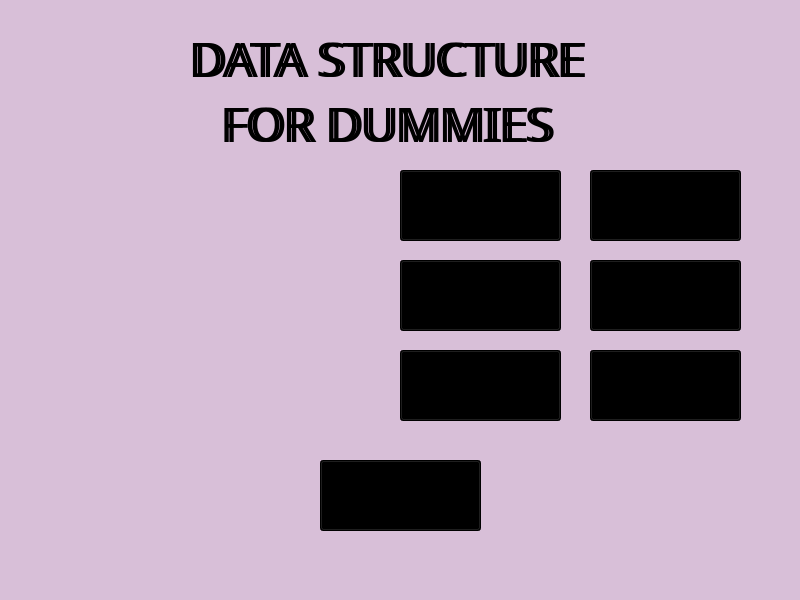
<?xml version="1.0" encoding="UTF-8"?>
<ui version="4.0">
 <class>MenuTemas</class>
 <widget class="QMainWindow" name="MenuTemas">
  <property name="geometry">
   <rect>
    <x>0</x>
    <y>0</y>
    <width>800</width>
    <height>600</height>
   </rect>
  </property>
  <property name="windowTitle">
   <string>MainWindow</string>
  </property>
  <property name="styleSheet">
   <string notr="true">background-color: #D8BFD8;</string>
  </property>
  <widget class="QWidget" name="centralwidget">
   <widget class="QPushButton" name="btnListas">
    <property name="geometry">
     <rect>
      <x>590</x>
      <y>350</y>
      <width>151</width>
      <height>71</height>
     </rect>
    </property>
    <property name="font">
     <font>
      <family>Caprasimo</family>
      <pointsize>12</pointsize>
     </font>
    </property>
    <property name="styleSheet">
     <string notr="true">background-color: rgb(0, 0, 0)</string>
    </property>
    <property name="text">
     <string>Listas ligadas</string>
    </property>
   </widget>
   <widget class="QPushButton" name="btnArboles">
    <property name="geometry">
     <rect>
      <x>400</x>
      <y>170</y>
      <width>161</width>
      <height>71</height>
     </rect>
    </property>
    <property name="font">
     <font>
      <family>Caprasimo</family>
      <pointsize>12</pointsize>
     </font>
    </property>
    <property name="styleSheet">
     <string notr="true">background-color: rgb(0, 0, 0)</string>
    </property>
    <property name="text">
     <string>Arboles</string>
    </property>
   </widget>
   <widget class="QPushButton" name="btnHash">
    <property name="geometry">
     <rect>
      <x>400</x>
      <y>260</y>
      <width>161</width>
      <height>71</height>
     </rect>
    </property>
    <property name="font">
     <font>
      <family>Caprasimo</family>
      <pointsize>12</pointsize>
     </font>
    </property>
    <property name="styleSheet">
     <string notr="true">background-color: rgb(0, 0, 0)</string>
    </property>
    <property name="text">
     <string>Tablas Hash</string>
    </property>
   </widget>
   <widget class="QPushButton" name="btnGrafos">
    <property name="geometry">
     <rect>
      <x>590</x>
      <y>170</y>
      <width>151</width>
      <height>71</height>
     </rect>
    </property>
    <property name="font">
     <font>
      <family>Caprasimo</family>
      <pointsize>12</pointsize>
     </font>
    </property>
    <property name="styleSheet">
     <string notr="true">background-color: rgb(0, 0, 0)</string>
    </property>
    <property name="text">
     <string>Grafos</string>
    </property>
   </widget>
   <widget class="QPushButton" name="btnOrdenamiento">
    <property name="geometry">
     <rect>
      <x>590</x>
      <y>260</y>
      <width>151</width>
      <height>71</height>
     </rect>
    </property>
    <property name="font">
     <font>
      <family>Caprasimo</family>
      <pointsize>12</pointsize>
     </font>
    </property>
    <property name="styleSheet">
     <string notr="true">background-color: rgb(0, 0, 0)</string>
    </property>
    <property name="text">
     <string>Ordenamiento</string>
    </property>
   </widget>
   <widget class="QPushButton" name="btnStrassen">
    <property name="geometry">
     <rect>
      <x>400</x>
      <y>350</y>
      <width>161</width>
      <height>71</height>
     </rect>
    </property>
    <property name="font">
     <font>
      <family>Caprasimo</family>
      <pointsize>12</pointsize>
     </font>
    </property>
    <property name="styleSheet">
     <string notr="true">background-color: rgb(0, 0, 0)</string>
    </property>
    <property name="text">
     <string>Metodo Strassen</string>
    </property>
   </widget>
   <widget class="QLabel" name="label">
    <property name="geometry">
     <rect>
      <x>120</x>
      <y>20</y>
      <width>541</width>
      <height>141</height>
     </rect>
    </property>
    <property name="font">
     <font>
      <family>Caprasimo</family>
      <pointsize>36</pointsize>
     </font>
    </property>
    <property name="styleSheet">
     <string notr="true">background-color: transparent;</string>
    </property>
    <property name="text">
     <string>DATA STRUCTURE 
FOR DUMMIES</string>
    </property>
    <property name="alignment">
     <set>Qt::AlignmentFlag::AlignCenter</set>
    </property>
   </widget>
   <widget class="QLabel" name="label_2">
    <property name="geometry">
     <rect>
      <x>120</x>
      <y>20</y>
      <width>531</width>
      <height>141</height>
     </rect>
    </property>
    <property name="font">
     <font>
      <family>Caprasimo</family>
      <pointsize>36</pointsize>
     </font>
    </property>
    <property name="styleSheet">
     <string notr="true">background-color: transparent;color:black</string>
    </property>
    <property name="text">
     <string>DATA STRUCTURE 
FOR DUMMIES</string>
    </property>
    <property name="alignment">
     <set>Qt::AlignmentFlag::AlignCenter</set>
    </property>
   </widget>
   <widget class="QLabel" name="label_3">
    <property name="geometry">
     <rect>
      <x>70</x>
      <y>160</y>
      <width>301</width>
      <height>271</height>
     </rect>
    </property>
    <property name="text">
     <string/>
    </property>
    <property name="pixmap">
     <pixmap>Sources/Images/compu.png</pixmap>
    </property>
    <property name="scaledContents">
     <bool>true</bool>
    </property>
   </widget>
   <widget class="QPushButton" name="btnSalir">
    <property name="geometry">
     <rect>
      <x>320</x>
      <y>460</y>
      <width>161</width>
      <height>71</height>
     </rect>
    </property>
    <property name="font">
     <font>
      <family>Caprasimo</family>
      <pointsize>12</pointsize>
     </font>
    </property>
    <property name="styleSheet">
     <string notr="true">background-color: rgb(0, 0, 0)</string>
    </property>
    <property name="text">
     <string>SALIR</string>
    </property>
   </widget>
   <zorder>label_2</zorder>
   <zorder>btnListas</zorder>
   <zorder>btnArboles</zorder>
   <zorder>btnHash</zorder>
   <zorder>btnGrafos</zorder>
   <zorder>btnOrdenamiento</zorder>
   <zorder>btnStrassen</zorder>
   <zorder>label</zorder>
   <zorder>label_3</zorder>
   <zorder>btnSalir</zorder>
  </widget>
  <widget class="QMenuBar" name="menubar">
   <property name="geometry">
    <rect>
     <x>0</x>
     <y>0</y>
     <width>800</width>
     <height>33</height>
    </rect>
   </property>
  </widget>
  <widget class="QStatusBar" name="statusbar"/>
 </widget>
 <resources/>
 <connections/>
</ui>
